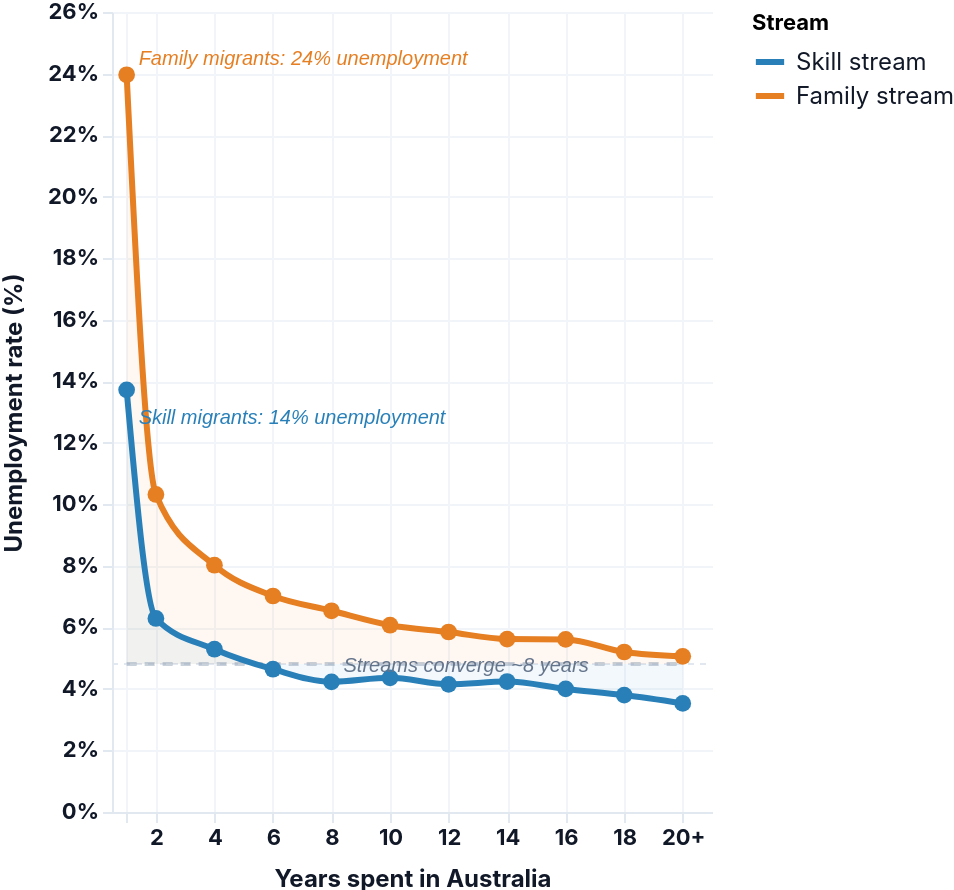

This figure's Vega-Lite source:
### Vega-Lite specification from a JSON file in a GitHub repository (floating-point values rounded to 4 significant figures)
{"$schema": "https://vega.github.io/schema/vega-lite/v5.json", "width": "container", "height": 400, "background": "#ffffff", "padding": {"right": 0}, "config": {"view": {"stroke": null}, "font": "DM Sans, sans-serif", "axis": {"labelFont": "Inter, sans-serif", "titleFont": "Inter, sans-serif", "labelFontSize": 11, "labelPadding": 2, "titleFontSize": 12, "titlePadding": 10, "gridColor": "#f1f5f9", "gridWidth": 1, "domainColor": "#e2e8f0", "tickColor": "#e2e8f0", "labelColor": "#111827", "titleColor": "#111827", "labelFontWeight": "bold", "titleFontWeight": "bold"}, "legend": {"labelFont": "Inter, sans-serif", "titleFont": "Inter, sans-serif", "labelFontSize": 12, "labelColor": "#111827"}}, "data": {"values": [{"x": 1, "xlabel": "<2 yrs", "rate": 13.72, "stream": "Skill stream"}, {"x": 1, "xlabel": "<2 yrs", "rate": 23.96, "stream": "Family stream"}, {"x": 1, "xlabel": "<2 yrs", "rate": 4.81, "stream": "Australian-born"}, {"x": 2, "xlabel": "2 yrs", "rate": 6.29, "stream": "Skill stream"}, {"x": 2, "xlabel": "2 yrs", "rate": 10.32, "stream": "Family stream"}, {"x": 2, "xlabel": "2 yrs", "rate": 4.81, "stream": "Australian-born"}, {"x": 4, "xlabel": "4 yrs", "rate": 5.29, "stream": "Skill stream"}, {"x": 4, "xlabel": "4 yrs", "rate": 8.02, "stream": "Family stream"}, {"x": 4, "xlabel": "4 yrs", "rate": 4.81, "stream": "Australian-born"}, {"x": 6, "xlabel": "6 yrs", "rate": 4.64, "stream": "Skill stream"}, {"x": 6, "xlabel": "6 yrs", "rate": 7.02, "stream": "Family stream"}, {"x": 6, "xlabel": "6 yrs", "rate": 4.81, "stream": "Australian-born"}, {"x": 8, "xlabel": "8 yrs", "rate": 4.23, "stream": "Skill stream"}, {"x": 8, "xlabel": "8 yrs", "rate": 6.54, "stream": "Family stream"}, {"x": 8, "xlabel": "8 yrs", "rate": 4.81, "stream": "Australian-born"}, {"x": 10, "xlabel": "10 yrs", "rate": 4.36, "stream": "Skill stream"}, {"x": 10, "xlabel": "10 yrs", "rate": 6.07, "stream": "Family stream"}, {"x": 10, "xlabel": "10 yrs", "rate": 4.81, "stream": "Australian-born"}, {"x": 12, "xlabel": "12 yrs", "rate": 4.15, "stream": "Skill stream"}, {"x": 12, "xlabel": "12 yrs", "rate": 5.85, "stream": "Family stream"}, {"x": 12, "xlabel": "12 yrs", "rate": 4.81, "stream": "Australian-born"}, {"x": 14, "xlabel": "14 yrs", "rate": 4.24, "stream": "Skill stream"}, {"x": 14, "xlabel": "14 yrs", "rate": 5.62, "stream": "Family stream"}, {"x": 14, "xlabel": "14 yrs", "rate": 4.81, "stream": "Australian-born"}, {"x": 16, "xlabel": "16 yrs", "rate": 4.0, "stream": "Skill stream"}, {"x": 16, "xlabel": "16 yrs", "rate": 5.61, "stream": "Family stream"}, {"x": 16, "xlabel": "16 yrs", "rate": 4.81, "stream": "Australian-born"}, {"x": 18, "xlabel": "18 yrs", "rate": 3.8, "stream": "Skill stream"}, {"x": 18, "xlabel": "18 yrs", "rate": 5.2, "stream": "Family stream"}, {"x": 18, "xlabel": "18 yrs", "rate": 4.81, "stream": "Australian-born"}, {"x": 20, "xlabel": "20+ yrs", "rate": 3.53, "stream": "Skill stream"}, {"x": 20, "xlabel": "20+ yrs", "rate": 5.06, "stream": "Family stream"}, {"x": 20, "xlabel": "20+ yrs", "rate": 4.81, "stream": "Australian-born"}]}, "encoding": {"x": {"field": "x", "type": "quantitative", "title": "Years spent in Australia", "axis": {"values": [1, 2, 4, 6, 8, 10, 12, 14, 16, 18, 20], "labelExpr": "datum.value === 1 ? '' : datum.value === 20 ? '20+' : datum.value + ''", "labelFontSize": 11, "titleFontSize": 12, "labelFontWeight": "bold", "titleFontWeight": "bold", "grid": true}, "scale": {"domain": [0.5, 21]}}, "y": {"field": "rate", "type": "quantitative", "title": "Unemployment rate (%)", "axis": {"labelExpr": "datum.value + '%'", "labelFontSize": 11, "titleFontSize": 12, "labelFontWeight": "bold", "titleFontWeight": "bold"}, "scale": {"domain": [0, 26]}}}, "layer": [{"mark": {"type": "rule", "color": "#e2e8f0", "strokeWidth": 1, "strokeDash": [3, 3]}, "transform": [{"filter": "datum.stream === 'Australian-born' && datum.x === 1"}], "encoding": {"y": {"datum": 4.81}, "x": {"datum": 0.5}, "x2": {"datum": 21}}}, {"mark": {"type": "area", "interpolate": "monotone", "opacity": 0.06}, "transform": [{"filter": "datum.stream === 'Family stream'"}], "encoding": {"x": {"field": "x", "type": "quantitative"}, "y": {"field": "rate", "type": "quantitative"}, "y2": {"datum": 4.81}, "color": {"value": "#e67e22"}}}, {"mark": {"type": "area", "interpolate": "monotone", "opacity": 0.06}, "transform": [{"filter": "datum.stream === 'Skill stream'"}], "encoding": {"x": {"field": "x", "type": "quantitative"}, "y": {"field": "rate", "type": "quantitative"}, "y2": {"datum": 4.81}, "color": {"value": "#2980b9"}}}, {"mark": {"type": "line", "strokeWidth": 2, "interpolate": "monotone", "strokeDash": [5, 4], "opacity": 0.5}, "transform": [{"filter": "datum.stream === 'Australian-born'"}], "encoding": {"x": {"field": "x", "type": "quantitative"}, "y": {"field": "rate", "type": "quantitative"}, "color": {"value": "#94a3b8"}}}, {"params": [{"name": "highlight", "select": {"type": "point", "fields": ["stream"]}, "bind": "legend"}], "mark": {"type": "line", "strokeWidth": 3, "interpolate": "monotone"}, "transform": [{"filter": "datum.stream !== 'Australian-born'"}], "encoding": {"x": {"field": "x", "type": "quantitative"}, "y": {"field": "rate", "type": "quantitative"}, "color": {"field": "stream", "type": "nominal", "scale": {"domain": ["Skill stream", "Family stream"], "range": ["#2980b9", "#e67e22"]}, "legend": {"title": "Stream", "orient": "right", "symbolType": "stroke", "symbolStrokeWidth": 3, "symbolSize": 200, "offset": 20}}, "opacity": {"condition": {"param": "highlight", "value": 1}, "value": 0.2}}}, {"params": [{"name": "hover", "select": {"type": "point", "on": "mouseover", "fields": ["x"], "nearest": true}}], "mark": {"type": "point", "filled": true, "size": 70, "strokeWidth": 1.5}, "transform": [{"filter": "datum.stream !== 'Australian-born'"}], "encoding": {"x": {"field": "x", "type": "quantitative"}, "y": {"field": "rate", "type": "quantitative"}, "color": {"field": "stream", "type": "nominal", "scale": {"domain": ["Skill stream", "Family stream"], "range": ["#2980b9", "#e67e22"]}, "legend": null}, "opacity": {"condition": {"param": "hover", "value": 1}, "value": 0.4}, "tooltip": [{"field": "xlabel", "title": "Time in Australia"}, {"field": "stream", "title": "Stream"}, {"field": "rate", "title": "Unemployment rate", "format": ".2f"}]}}, {"mark": {"type": "rule", "color": "#cbd5e1", "strokeWidth": 1}, "transform": [{"filter": {"param": "hover", "empty": false}}, {"filter": "datum.stream === 'Skill stream'"}], "encoding": {"x": {"field": "x", "type": "quantitative"}, "y": {"datum": 0}, "y2": {"datum": 26}}}, {"mark": {"type": "text", "align": "left", "dx": 6, "dy": -8, "fontSize": 10, "fontStyle": "italic", "color": "#e67e22"}, "data": {"values": [{"x": 1, "rate": 23.96, "label": "Family migrants: 24% unemployment"}]}, "encoding": {"x": {"field": "x", "type": "quantitative", "scale": {"domain": [0.5, 21]}}, "y": {"field": "rate", "type": "quantitative"}, "text": {"field": "label"}}}, {"mark": {"type": "text", "align": "left", "dx": 6, "dy": 14, "fontSize": 10, "fontStyle": "italic", "color": "#2980b9"}, "data": {"values": [{"x": 1, "rate": 13.72, "label": "Skill migrants: 14% unemployment"}]}, "encoding": {"x": {"field": "x", "type": "quantitative", "scale": {"domain": [0.5, 21]}}, "y": {"field": "rate", "type": "quantitative"}, "text": {"field": "label"}}}, {"mark": {"type": "text", "align": "left", "dx": 6, "dy": -8, "fontSize": 10, "fontStyle": "italic", "color": "#64748b"}, "data": {"values": [{"x": 8, "rate": 4.23, "label": "Streams converge ~8 years"}]}, "encoding": {"x": {"field": "x", "type": "quantitative", "scale": {"domain": [0.5, 21]}}, "y": {"field": "rate", "type": "quantitative"}, "text": {"field": "label"}}}]}
